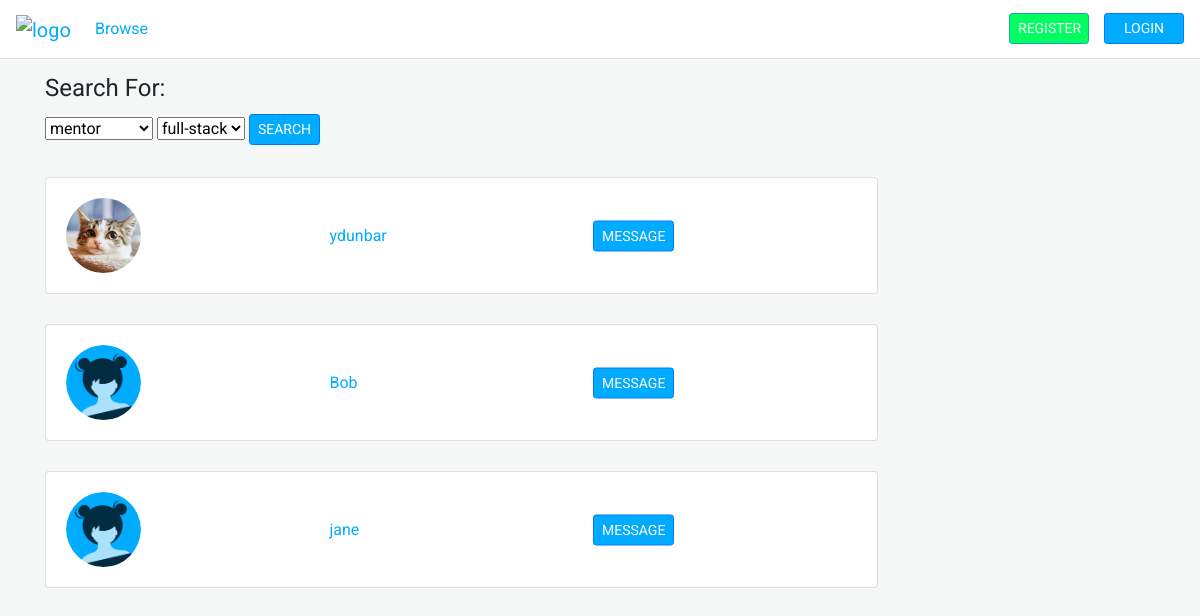
The app's page /browse, older data.
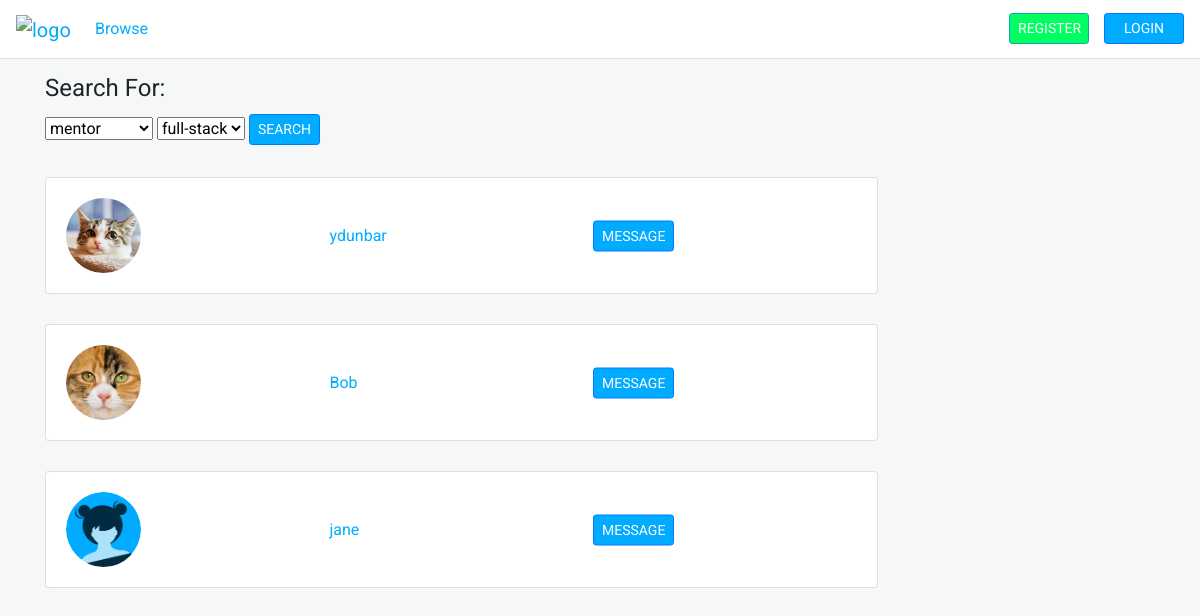
The same page, newer data.
### app/models.py (models this page shows, shortened)
class User(db.Model, UserMixin):
    id = db.Column(db.Integer, primary_key=True)
    username = db.Column(db.String(), unique=True, nullable=False)
    email = db.Column(db.String(), unique=True, nullable=False)
    image = db.Column(db.String(), nullable=False, default='default.png')
    password = db.Column(db.String(60))
    posts = db.relationship('Post', backref='author', lazy=True, foreign_keys = 'Post.author_id')
    recieved_posts = db.relationship('Post', backref='recipient', lazy=True, foreign_keys = 'Post.recipient_id')
    roles = db.relationship('Role', backref='user', lazy='dynamic', foreign_keys = 'Role.user_id')

### app/routes.py (the view)
@app.route('/browse', methods=['GET', 'POST'])
def browse():
    form = SearchForm()
    form.skill.choices = [('full-stack', 'full-stack'), ('back-end', 'back-end'), ('front-end', 'front-end')]
    if request.method == 'POST':
        all_users = User.query.all()
        if current_user.is_authenticated:
            all_users.remove(current_user)
        user_matches = []
        role = form.role.data
        skill = form.skill.data
        for user in all_users:
            role_match = user.roles.filter_by(name=role).first()
            if role_match:
                skill_match = role_match.skills.filter_by(name=skill).first()
                if skill_match:
                    user_matches.append(user)
        users = user_matches
    elif request.method == 'GET':
        users = User.query.all()
        if current_user.is_authenticated:
            users.remove(current_user)
    return render_template('browse.html', users=users, form=form)

### app/forms.py
class SearchForm(FlaskForm):
    role = SelectField('role', choices=[('mentor', 'mentor'), ('mentee', 'mentee'), ('collaborator', 'collaborator')])
    skill = SelectField('specialty', choices=[])
    submit = SubmitField('SEARCH')

### app/templates/browse.html (shortened to what this page needs)
{% extends 'layout.html' %}
{% block content %}
    <div class="main">
        <form method="POST">
            <fieldset class="form-group">
                <legend>Search For:</legend>
                    <div class="form-group">
                        {{ form.role }}
                        {{ form.skill }}
                        {{ form.submit(class="btn btn-primary btn-sm") }}
                    </div>
            </fieldset>
        </form>
        {% for user in users %}
            <div class="card w-75">
                <div class="card-body user-card">
                    <div class="left">
                        <img class="rounded-circle small-image" src="{{ url_for('static', filename='profile_pictures/' + user.image) }}">
                    </div>
                    <div class="middle center">
                        <div class="centered">
                            <p class="card-text"><a href="{{ url_for('profile', username = user.username) }}">{{ user.username }}</a></p>
                        </div>
                    </div>
                    <div class="right center">
                        <div class="centered">
                            <a class="btn btn-primary btn-sm" href="{{ url_for('new_post', username = user.username) }}">MESSAGE</a>
                        </div>
                    </div>
                </div>
            </div>
        {% endfor %}
    </div>
{% endblock content %}

Row changes from the older to the newer data that the page shows:
changed User "Bob": image: picture added in place of a placeholder
